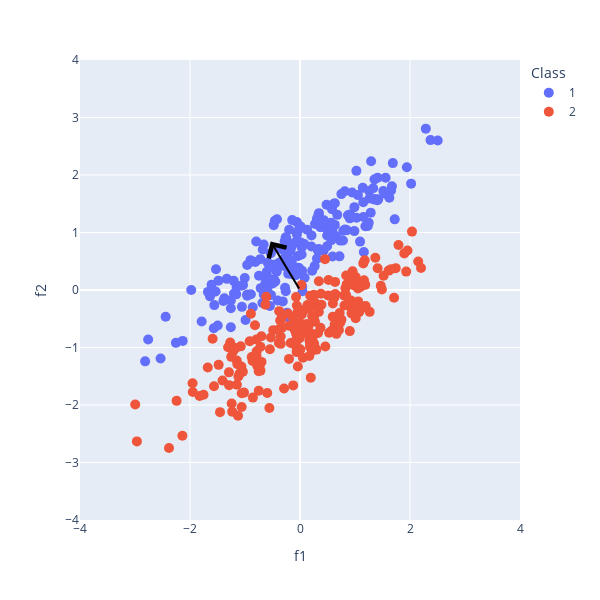
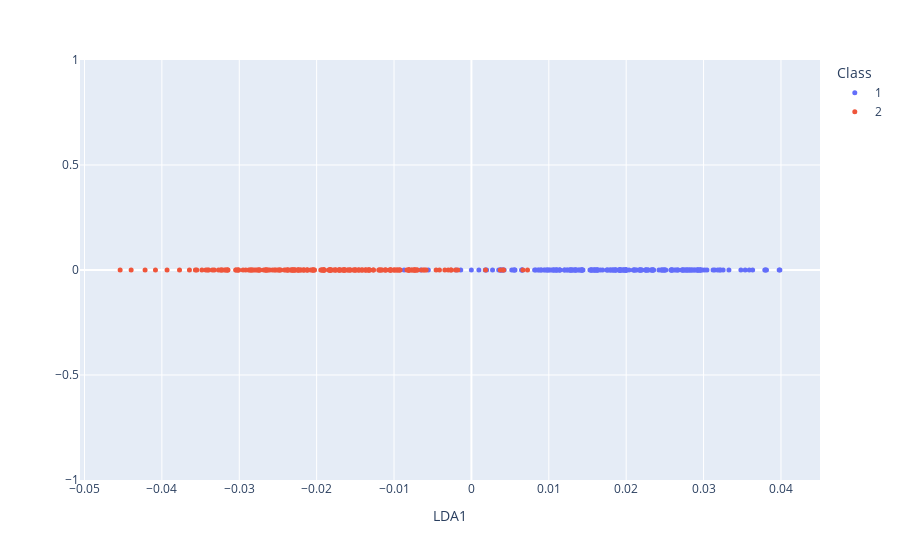

Notebook cell for these charts, in order:
### Code cell
data1 = sio.loadmat("/Users/cesarteixeira/Documents/AulasRepo/RP/RP25/Practical/PL3/data/dataset2.mat")
#================For Dataset 2=======================
X1=data1['data_2d'][0][0][0]
y1=data1['data_2d'][0][0][1][0]



#Normalize 
mu=np.mean(X1.T,axis=0)
st=np.std(X1.T,axis=0)
X1=(X1.T-mu)/st
X1=X1.T

#Find class 1 & 2 samples
ixw1=np.where(y1==1)[0]
ixw2=np.where(y1==2)[0]

#Compute means for the different classes
mu1=np.array([np.mean(X1[:,ixw1],axis=1)]).T
mu2=np.array([np.mean(X1[:,ixw2],axis=1)]).T

#Compute within scatter matrices
S1=(X1[:,ixw1]-mu1)@(X1[:,ixw1]-mu1).T
S2=(X1[:,ixw2]-mu2)@(X1[:,ixw2]-mu2).T

#Compute within scatter matrix and its inverse
Sw=S1+S2
Swi=np.linalg.inv(Sw)

#Compute w
w=Swi@(mu1-mu2)

#Plot original data
fig=px.scatter(x=X1[0,:],y=X1[1,:],color=y1,labels=dict(x="f1",y="f2",color="Class"))
fig.update_traces(marker_size=10)

#Angle between LDA1 & the X axis
teta=np.arccos(np.dot(w.squeeze(),[1,0])/(np.linalg.norm(w)))
#Plot LDA1
fig.add_annotation(
    x=np.cos(teta),  # arrows' head
    y=np.sin(teta),  # arrows' head
    ax=0,  # arrows' tail
    ay=0,  # arrows' tail
    xref='x',
    yref='y',
    axref='x',
    ayref='y',
    text='', 
    showarrow=True,
    arrowhead=4,
    arrowsize=2,
    arrowwidth=2,
    width=4,
    arrowcolor='black'
)



fig.update_xaxes(range = [-4,4])
fig.update_yaxes(range = [-4,4])
fig.update_layout(
    autosize=False,
    width=600,
    height=600,
)
fig.show()


#Project data acourding to LDA
# apply transform to dataset
Xp = w.T@X1

#Plot projected data
fig=px.scatter(x=Xp.squeeze(),y=np.zeros(np.shape(Xp.squeeze())[0]),color=y1,labels=dict(x="LDA1",y="",color="Class"))
fig.update_traces(marker_size=5)
fig.show()

### Figure 1 — Plotly figure (JSON) as saved in the notebook; plotly's stock layout.template omitted (floating-point values rounded to 4 significant figures; data arrays with more than 128 entries replaced by an {"elided": "..."} marker saying what was removed)
{"data": [{"hovertemplate": "Class=1<br>f1=%{x}<br>f2=%{y}<extra></extra>", "legendgroup": "1", "marker": {"color": "#636efa", "size": 10, "symbol": "circle"}, "mode": "markers", "name": "1", "orientation": "v", "showlegend": true, "type": "scatter", "x": {"elided": "200 float values"}, "xaxis": "x", "y": {"elided": "200 float values"}, "yaxis": "y"}, {"hovertemplate": "Class=2<br>f1=%{x}<br>f2=%{y}<extra></extra>", "legendgroup": "2", "marker": {"color": "#EF553B", "size": 10, "symbol": "circle"}, "mode": "markers", "name": "2", "orientation": "v", "showlegend": true, "type": "scatter", "x": {"elided": "200 float values"}, "xaxis": "x", "y": {"elided": "200 float values"}, "yaxis": "y"}], "layout": {"annotations": [{"arrowcolor": "black", "arrowhead": 4, "arrowsize": 2, "arrowwidth": 2, "ax": 0, "axref": "x", "ay": 0, "ayref": "y", "showarrow": true, "text": "", "width": 4, "x": -0.5338, "xref": "x", "y": 0.8456, "yref": "y"}], "autosize": false, "height": 600, "legend": {"title": {"text": "Class"}, "tracegroupgap": 0}, "margin": {"t": 60}, "width": 600, "xaxis": {"anchor": "y", "domain": [0, 1], "range": [-4, 4], "title": {"text": "f1"}, "type": "linear"}, "yaxis": {"anchor": "x", "domain": [0, 1], "range": [-4, 4], "title": {"text": "f2"}, "type": "linear"}}}

### Figure 2 — Plotly figure (JSON) as saved in the notebook; plotly's stock layout.template omitted (floating-point values rounded to 4 significant figures; data arrays with more than 128 entries replaced by an {"elided": "..."} marker saying what was removed)
{"data": [{"hovertemplate": "Class=1<br>LDA1=%{x}<br>=%{y}<extra></extra>", "legendgroup": "1", "marker": {"color": "#636efa", "size": 5, "symbol": "circle"}, "mode": "markers", "name": "1", "orientation": "v", "showlegend": true, "type": "scatter", "x": {"elided": "200 float values"}, "xaxis": "x", "y": {"elided": "200 int values"}, "yaxis": "y"}, {"hovertemplate": "Class=2<br>LDA1=%{x}<br>=%{y}<extra></extra>", "legendgroup": "2", "marker": {"color": "#EF553B", "size": 5, "symbol": "circle"}, "mode": "markers", "name": "2", "orientation": "v", "showlegend": true, "type": "scatter", "x": {"elided": "200 float values"}, "xaxis": "x", "y": {"elided": "200 int values"}, "yaxis": "y"}], "layout": {"autosize": true, "legend": {"title": {"text": "Class"}, "tracegroupgap": 0}, "margin": {"t": 60}, "xaxis": {"anchor": "y", "autorange": true, "domain": [0, 1], "range": [-0.05055, 0.04502], "title": {"text": "LDA1"}, "type": "linear"}, "yaxis": {"anchor": "x", "autorange": true, "domain": [0, 1], "range": [-1, 1], "title": {"text": ""}, "type": "linear"}}}
